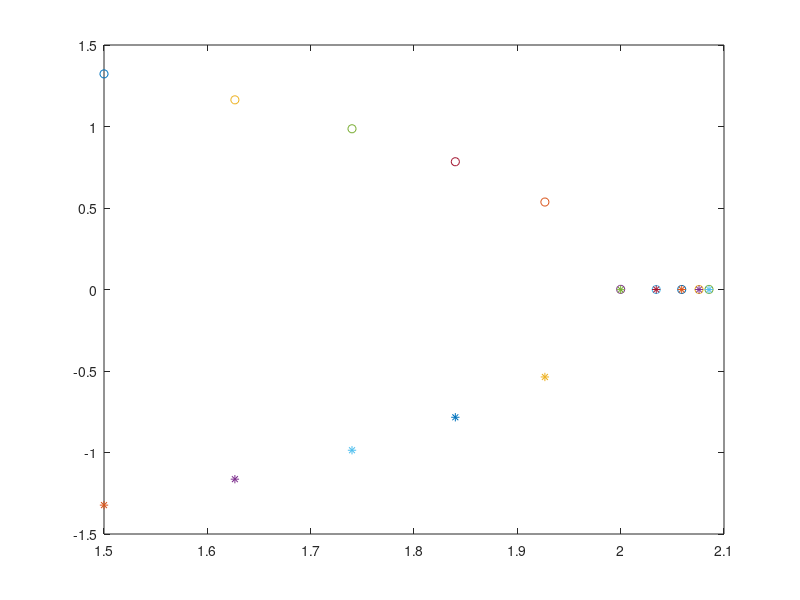

The MATLAB source for this figure:
R1=2;
R2=2;
for i=-3:0.5:1.5
% Center of the circles
C1=[0,0];
C2=[3,0];
% Radius of the circles
% x1(x,y) on the first circle satisfy the following equation:
%(x1(1)-C1(1))^2+(x1(2)-C1(2))^2-R1^2=0
% x2(x,y) on the second circle satisfy the following equation:
%(x2(1)-C2(1))^2+(x2(2)-C2(2))^2-R2^2=0;
% once intersecting we have:
% x1(1)=x2(1);
% x1(2)=x2(2);
% then 
F=@(x) ([(x(1)-C1(1))^2+(x(2)-C1(2))^2-R1^2; ...
         (x(1)-C2(1))^2+(x(2)-C2(2))^2-R2^2]);
%opt=optimoptions(@fsolve);
%opt.Algorithm='levenberg-marquardt';
%opt.Display='off';
x=fsolve(F,[C1(1),C1(1)+R1]);
% plotting 1st point of intersection
plot(x(1),x(2),'o')
hold on

%printf('First intersection point: (%f,%f)\n',x(1),x(2));
x= fsolve(F,[C1(1),C1(1)-R1]);
plot(x(1),x(2),'*')

   
%fprintf('Second intersection point: (%f,%f)\n',x(1),x(2));
R2=R2-0.2;


end

